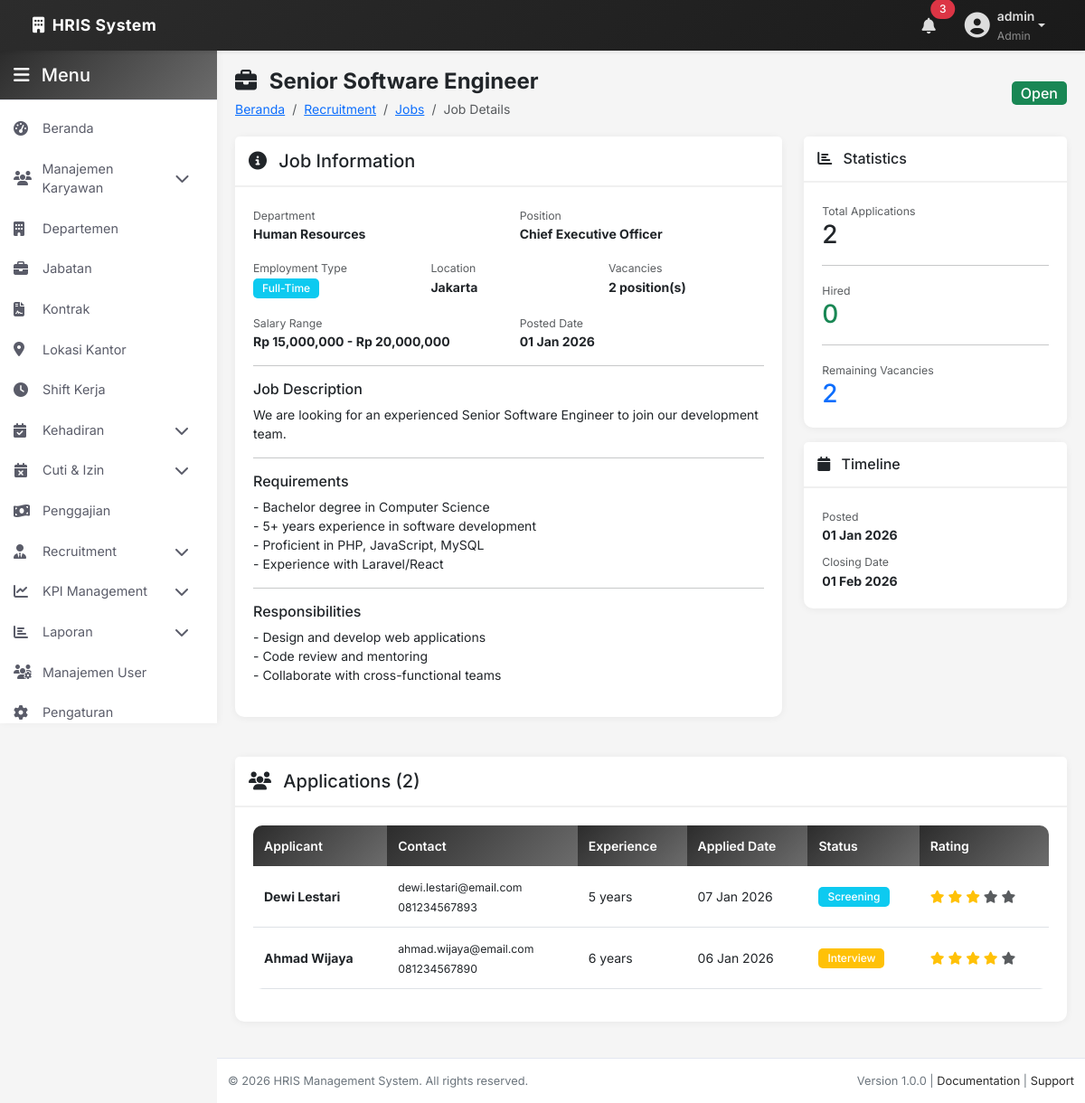
The app's page /admin/recruitment/jobs/view.php?id=1 (signed in) with its own data.
### tables this page shows
CREATE TABLE `job_postings` (
  `id` int(11) NOT NULL,
  `job_title` varchar(200) NOT NULL,
  `department_id` int(11) DEFAULT NULL,
  `position_id` int(11) DEFAULT NULL,
  `job_description` text DEFAULT NULL,
  `requirements` text DEFAULT NULL,
  `responsibilities` text DEFAULT NULL,
  `salary_range` varchar(100) DEFAULT NULL,
  `employment_type` enum('Full-Time','Part-Time','Contract','Internship') DEFAULT 'Full-Time',
  `location` varchar(200) DEFAULT NULL,
  `vacancies` int(11) DEFAULT 1,
  `status` enum('Open','Closed','On Hold') DEFAULT 'Open',
  `posted_date` date DEFAULT NULL,
  `closing_date` date DEFAULT NULL,
  `posted_by` int(11) DEFAULT NULL,
  `created_at` timestamp NOT NULL DEFAULT current_timestamp(),
  `updated_at` timestamp NOT NULL DEFAULT current_timestamp() ON UPDATE current_timestamp()
);

CREATE TABLE `departments` (
  `id` int(11) NOT NULL,
  `department_name` varchar(100) NOT NULL,
  `department_code` varchar(20) NOT NULL,
  `description` text DEFAULT NULL,
  `created_at` timestamp NOT NULL DEFAULT current_timestamp(),
  `updated_at` timestamp NOT NULL DEFAULT current_timestamp() ON UPDATE current_timestamp()
);

CREATE TABLE `positions` (
  `id` int(11) NOT NULL,
  `position_name` varchar(100) NOT NULL,
  `level` int(11) DEFAULT NULL,
  `position_code` varchar(20) NOT NULL,
  `description` text DEFAULT NULL,
  `created_at` timestamp NOT NULL DEFAULT current_timestamp(),
  `updated_at` timestamp NOT NULL DEFAULT current_timestamp() ON UPDATE current_timestamp()
);

CREATE TABLE `job_applications` (
  `id` int(11) NOT NULL,
  `job_id` int(11) NOT NULL,
  `applicant_id` int(11) NOT NULL,
  `application_date` date NOT NULL,
  `status` enum('Applied','Screening','Interview','Offered','Hired','Rejected') DEFAULT 'Applied',
  `notes` text DEFAULT NULL,
  `rating` int(11) DEFAULT 0 COMMENT 'Rating 1-5',
  `reviewed_by` int(11) DEFAULT NULL,
  `reviewed_at` timestamp NULL DEFAULT NULL,
  `created_at` timestamp NOT NULL DEFAULT current_timestamp(),
  `updated_at` timestamp NOT NULL DEFAULT current_timestamp() ON UPDATE current_timestamp()
);

CREATE TABLE `applicants` (
  `id` int(11) NOT NULL,
  `first_name` varchar(100) NOT NULL,
  `last_name` varchar(100) NOT NULL,
  `email` varchar(150) NOT NULL,
  `phone` varchar(20) DEFAULT NULL,
  `address` text DEFAULT NULL,
  `date_of_birth` date DEFAULT NULL,
  `education_level` varchar(100) DEFAULT NULL,
  `years_of_experience` int(11) DEFAULT 0,
  `current_company` varchar(200) DEFAULT NULL,
  `current_position` varchar(200) DEFAULT NULL,
  `expected_salary` decimal(15,2) DEFAULT NULL,
  `resume_file` varchar(255) DEFAULT NULL,
  `cover_letter` text DEFAULT NULL,
  `linkedin_url` varchar(255) DEFAULT NULL,
  `portfolio_url` varchar(255) DEFAULT NULL,
  `created_at` timestamp NOT NULL DEFAULT current_timestamp(),
  `updated_at` timestamp NOT NULL DEFAULT current_timestamp() ON UPDATE current_timestamp()
);

### includes/functions.php (called while the page is built, shortened)
<?php
function formatDate($date, $format = 'd M Y') {
    return date($format, strtotime($date));
}

### admin/recruitment/jobs/view.php (the view, shortened to what this page needs)
<?php
include __DIR__ . '/../../../includes/header.php';
include __DIR__ . '/../../../includes/sidebar.php';
$id = $_GET['id'] ?? 0;
try {
    $stmt = $pdo->prepare("SELECT jp.*, d.department_name, p.position_name,
        (SELECT COUNT(*) FROM job_applications WHERE job_id = jp.id) as total_applications,
        (SELECT COUNT(*) FROM job_applications WHERE job_id = jp.id AND status = 'Hired') as hired_count
        FROM job_postings jp
        LEFT JOIN departments d ON jp.department_id = d.id
        LEFT JOIN positions p ON jp.position_id = p.id
        WHERE jp.id = ?");
    $stmt->execute([$id]);
    $job = $stmt->fetch();
    $appsStmt = $pdo->prepare("SELECT ja.*,
        CONCAT(a.first_name, ' ', a.last_name) as applicant_name,
        a.email, a.phone, a.years_of_experience
        FROM job_applications ja
        LEFT JOIN applicants a ON ja.applicant_id = a.id
        WHERE ja.job_id = ?
        ORDER BY ja.application_date DESC");
    $appsStmt->execute([$id]);
    $applications = $appsStmt->fetchAll();
} catch (PDOException $e) {
    error_log("Error fetching job: " . $e->getMessage());
    redirect('/hrm/admin/recruitment/jobs/', 'error', 'Error loading job');
}
?>
<div class="page-header">
    <div class="row align-items-center">
        <div class="col-md-8">
            <h1><i class="fas fa-briefcase me-2"></i> <?php echo htmlspecialchars($job['job_title']); ?></h1>
            <nav aria-label="breadcrumb">
                <ol class="breadcrumb">
                    <li class="breadcrumb-item"><a href="/hrm/admin/index.php">Beranda</a></li>
                    <li class="breadcrumb-item"><a href="/hrm/admin/recruitment/dashboard.php">Recruitment</a></li>
                    <li class="breadcrumb-item"><a href="/hrm/admin/recruitment/jobs/">Jobs</a></li>
                    <li class="breadcrumb-item active">Job Details</li>
                </ol>
            </nav>
        </div>
        <div class="col-md-4 text-md-end">
            <?php
            $statusClass = '';
            switch ($job['status']) {
                case 'Open': $statusClass = 'bg-success'; break;
            }
            ?>
            <span class="badge <?php echo $statusClass; ?> fs-6"><?php echo $job['status']; ?></span>
        </div>
    </div>
</div>
<div class="row">
    <div class="col-lg-8 mb-4">
        <div class="card fade-in">
            <div class="card-header">
                <h5 class="mb-0"><i class="fas fa-info-circle me-2"></i> Job Information</h5>
            </div>
            <div class="card-body">
                <div class="row mb-3">
                    <div class="col-md-6">
                        <small class="text-muted">Department</small>
                        <p class="mb-0"><strong><?php echo htmlspecialchars($job['department_name'] ?? 'N/A'); ?></strong></p>
                    </div>
                    <div class="col-md-6">
                        <small class="text-muted">Position</small>
                        <p class="mb-0"><strong><?php echo htmlspecialchars($job['position_name'] ?? 'N/A'); ?></strong></p>
                    </div>
                </div>
                <div class="row mb-3">
                    <div class="col-md-4">
                        <small class="text-muted">Employment Type</small>
                        <p class="mb-0"><span class="badge bg-info"><?php echo $job['employment_type']; ?></span></p>
                    </div>
                    <div class="col-md-4">
                        <small class="text-muted">Location</small>
                        <p class="mb-0"><strong><?php echo htmlspecialchars($job['location']); ?></strong></p>
                    </div>
                    <div class="col-md-4">
                        <small class="text-muted">Vacancies</small>
                        <p class="mb-0"><strong><?php echo $job['vacancies']; ?> position(s)</strong></p>
                    </div>
                </div>
                <div class="row mb-3">
                    <div class="col-md-6">
                        <small class="text-muted">Salary Range</small>
                        <p class="mb-0"><strong><?php echo htmlspecialchars($job['salary_range'] ?? 'Negotiable'); ?></strong></p>
                    </div>
                    <div class="col-md-6">
                        <small class="text-muted">Posted Date</small>
                        <p class="mb-0"><strong><?php echo formatDate($job['posted_date']); ?></strong></p>
                    </div>
                </div>
                <hr>
                <h6>Job Description</h6>
                <p><?php echo nl2br(htmlspecialchars($job['job_description'] ?? 'No description provided')); ?></p>
                <?php if (!empty($job['requirements'])): ?>
                <hr>
                <h6>Requirements</h6>
                <p><?php echo nl2br(htmlspecialchars($job['requirements'])); ?></p>
                <?php endif; ?>
                <?php if (!empty($job['responsibilities'])): ?>
                <hr>
                <h6>Responsibilities</h6>
                <p><?php echo nl2br(htmlspecialchars($job['responsibilities'])); ?></p>
                <?php endif; ?>
            </div>
        </div>
    </div>
    <div class="col-lg-4 mb-4">
        <div class="card fade-in mb-3">
            <div class="card-header">
                <h6 class="mb-0"><i class="fas fa-chart-bar me-2"></i> Statistics</h6>
            </div>
            <div class="card-body">
                <div class="mb-3">
                    <small class="text-muted">Total Applications</small>
                    <h3 class="mb-0"><?php echo $job['total_applications']; ?></h3>
                </div>
                <hr>
                <div class="mb-3">
                    <small class="text-muted">Hired</small>
                    <h3 class="mb-0 text-success"><?php echo $job['hired_count']; ?></h3>
                </div>
                <hr>
                <div>
                    <small class="text-muted">Remaining Vacancies</small>
                    <h3 class="mb-0 text-primary"><?php echo max(0, $job['vacancies'] - $job['hired_count']); ?></h3>
                </div>
            </div>
        </div>
        <div class="card fade-in">
            <div class="card-header">
                <h6 class="mb-0"><i class="fas fa-calendar me-2"></i> Timeline</h6>
            </div>
            <div class="card-body">
                <small class="text-muted">Posted</small>
                <p class="mb-2"><strong><?php echo formatDate($job['posted_date']); ?></strong></p>
                <small class="text-muted">Closing Date</small>
                <p class="mb-0"><strong><?php echo formatDate($job['closing_date'] ?? ''); ?></strong></p>
            </div>
        </div>
    </div>
</div>
<div class="row">
    <div class="col-12">
        <div class="card fade-in">
            <div class="card-header">
                <h5 class="mb-0"><i class="fas fa-users me-2"></i> Applications (<?php echo count($applications); ?>)</h5>
            </div>
            <div class="card-body">
                <?php if (empty($applications)): ?>
                    <p class="text-muted text-center py-3">No applications yet</p>
                <?php else: ?>
                    <div class="table-responsive">
                        <table class="table table-hover">
                            <thead>
                                <tr>
                                    <th>Applicant</th>
                                    <th>Contact</th>
                                    <th>Experience</th>
                                    <th>Applied Date</th>
                                    <th>Status</th>
                                    <th>Rating</th>
                                </tr>
                            </thead>
                            <tbody>
                                <?php foreach ($applications as $app): ?>
                                    <tr>
                                        <td><strong><?php echo htmlspecialchars($app['applicant_name']); ?></strong></td>
                                        <td>
                                            <small>
                                                <?php echo htmlspecialchars($app['email']); ?><br>
                                                <?php echo htmlspecialchars($app['phone'] ?? 'N/A'); ?>
                                            </small>
                                        </td>
                                        <td><?php echo $app['years_of_experience']; ?> years</td>
                                        <td><?php echo formatDate($app['application_date']); ?></td>
                                        <td>
                                            <?php
                                            $statusClass = '';
                                            switch ($app['status']) {
                                                case 'Screening': $statusClass = 'bg-info'; break;
                                                case 'Interview': $statusClass = 'bg-warning'; break;
                                            }
                                            ?>
                                            <span class="badge <?php echo $statusClass; ?>"><?php echo $app['status']; ?></span>
                                        </td>
                                        <td>
                                            <?php for ($i = 1; $i <= 5; $i++): ?>
                                                <i class="fas fa-star <?php echo $i <= $app['rating'] ? 'text-warning' : 'text-muted'; ?>"></i>
                                            <?php endfor; ?>
                                        </td>
                                    </tr>
                                <?php endforeach; ?>
                            </tbody>
                        </table>
                    </div>
                <?php endif; ?>
            </div>
        </div>
    </div>
</div>
<?php include __DIR__ . '/../../../includes/footer.php'; ?>

### assets/css/style.css (style rules this page uses)
:root { --primary-color: #2c2c2c; --primary-dark: #1a1a1a; --primary-light: #404040; --secondary-color: #6c6c6c; --success-color: #4a4a4a; --danger-color: #3a3a3a; --warning-color: #5a5a5a; --info-color: #505050; --light-bg: #f8f9fa; --dark-bg: #2c2c2c; --border-color: #dee2e6; --text-primary: #212529; --text-secondary: #6c757d; --text-muted: #adb5bd; --sidebar-width: 240px; --navbar-height: 56px; --transition: all 0.3s ease; }
* { margin: 0; padding: 0; box-sizing: border-box; }
body { font-family: 'Inter', 'Segoe UI', Tahoma, Geneva, Verdana, sans-serif; background-color: #f5f5f5; color: var(--text-primary); font-size: 0.875rem; line-height: 1.5; }
.page-header { margin-bottom: 20px; }
.page-header h1 { font-size: 1.5rem; font-weight: 700; color: var(--dark-color); margin-bottom: 5px; }
.breadcrumb { background: transparent; padding: 0; margin: 0; }
.card { border: none; border-radius: 10px; box-shadow: 0 1px 8px rgba(0, 0, 0, 0.06); margin-bottom: 20px; transition: transform 0.3s ease, box-shadow 0.3s ease; }
.card-header { background-color: white; border-bottom: 2px solid #f0f0f0; padding: 15px; font-weight: 600; font-size: 1rem; }
.card-body { padding: 20px; }
.table { background: white; border-radius: 10px; overflow: hidden; font-size: 0.875rem; }
.table thead th { background: linear-gradient(135deg, var(--primary-color), var(--secondary-color)); color: white; font-weight: 600; border: none; padding: 12px; font-size: 0.875rem; }
.table tbody td { padding: 12px; vertical-align: middle; }
.table tbody tr { transition: background-color 0.2s ease; }
.badge { padding: 5px 10px; border-radius: 5px; font-weight: 500; font-size: 0.75rem; }
.fade-in { animation: fadeIn 0.5s ease-out; }

### records on screen
job_postings: job_title "Senior Software Engineer", status "Open", department.department_name "Human Resources", position.position_name "Chief Executive Officer", employment_type "Full-Time", location "Jakarta", vacancies "2", salary_range "Rp 15,000,000 - Rp 20,000,000", posted_date "01 Jan 2026", job_description "We are looking for an experienced Senior Software Engineer to join our development team.", requirements "- Bachelor degree in Computer Science - 5+ years experience in software development - Proficient in PHP, JavaScript, MySQL - Experience with Laravel/React", responsibilities "- Design and develop web applications - Code review and mentoring - Collaborate with cross-functional teams", max(0,$job['vacancies']-$job['hired_count']) "2", closing_date "01 Feb 2026"
job_applications: applicant_name "Dewi Lestari", applicant.email "dewi.lestari@email.com", applicant.phone "081234567893", applicant.years_of_experience "5", application_date "07 Jan 2026", status "Screening", rating 3 (drawn)
job_applications: applicant_name "Ahmad Wijaya", applicant.email "ahmad.wijaya@email.com", applicant.phone "081234567890", applicant.years_of_experience "6", application_date "06 Jan 2026", status "Interview", rating 4 (drawn)

### other values on screen
$_SESSION['username'] "admin"
$_SESSION['role'] "Admin"
$job['total_applications'] "2"
$job['hired_count'] "0"
count($applications) "2"
